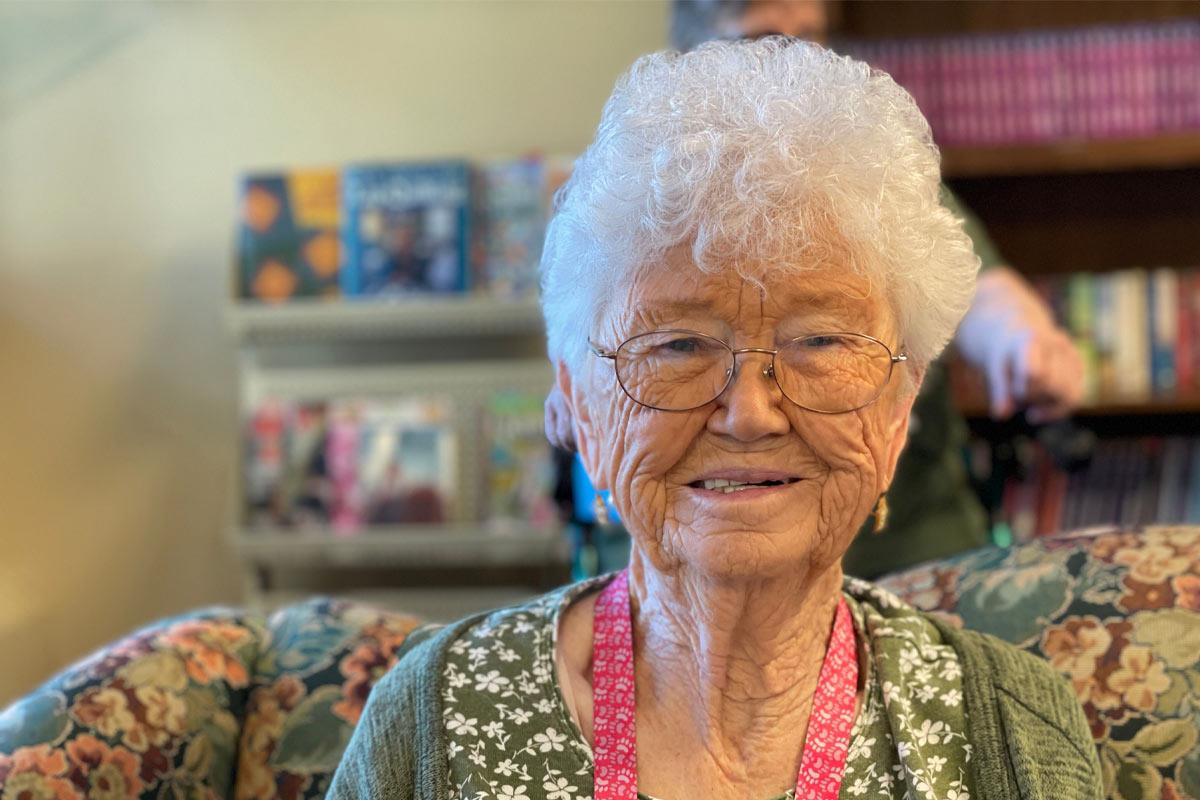
#> input picture recursos/Codigo/Imagenes/elderly.jpg, 1200 x 800 px, found by its file name
$ jupyter execute NeighborhoodOperations.ipynb
#> lines starting #> are read from the running program, lines starting #| are printed output that depends on the picture
[cell 1]
import numpy as np
import matplotlib.pyplot as plt
import cv2 as cv
from matplotlib.patches import Rectangle

[cell 2]
def mostrarImagen(inp1):
    plt.imshow(inp1)
    plt.axis("Off")

[cell 3]
def mostrarHeatMap(mat, row_labels=None, col_labels=None, fmt=".2f", title=None):
    """
    Dibuja un heatmap con anotaciones por celda (mat[i,j]).
    - mat: array 2D (numpy) con valores (puede contener NaN).
    - row_labels / col_labels: listas opcionales de etiquetas.
    - fmt: formato de número (e.g., '.2f', '.0f').
    - title: título opcional.
    """
    mat = np.asarray(mat, dtype=float)
    fig, ax = plt.subplots(figsize=(12, 10))

    im = ax.imshow(mat, aspect="auto", interpolation="nearest")
    cbar = plt.colorbar(im, ax=ax)
    cbar.set_label("Valor")

    nrows, ncols = mat.shape

    # Etiquetas si se proveen
    if row_labels is not None:
        ax.set_yticks(range(nrows), labels=row_labels)
    else:
        ax.set_yticks(range(nrows))
    if col_labels is not None:
        ax.set_xticks(range(ncols), labels=col_labels)
        plt.setp(ax.get_xticklabels(), rotation=45, ha="right")
    else:
        ax.set_xticks(range(ncols))

    # Anotar cada celda
    for i in range(nrows):
        for j in range(ncols):
            val = mat[i, j]
            if np.isnan(val):
                text = ""  # no anotar NaN
            else:
                text = format(val, fmt)
            ax.text(j, i, text, ha="center", va="center", fontsize=8)

    if title:
        ax.set_title(title)

    ax.set_xlabel("Columnas")
    ax.set_ylabel("Filas")
    plt.tight_layout()
    plt.show()

[cell 4]
def _square_bounds_from_center(r, c, size, nrows, ncols):
    """
    Devuelve (r0, r1, c0, c1) para un cuadrado centrado en (r,c) de lado `size`.
    r1 y c1 son exclusivos (estilo slicing de Python).
    Lanza ValueError si se sale de límites.
    """
    if size <= 0:
        raise ValueError("size debe ser entero positivo.")
    if not (0 <= r < nrows and 0 <= c < ncols):
        raise ValueError("Centro fuera de rango.")
    # Para tamaños pares y nones:
    half_floor = size // 2
    r0 = r - half_floor
    c0 = c - half_floor
    r1 = r0 + size
    c1 = c0 + size
    if r0 < 0 or c0 < 0 or r1 > nrows or c1 > ncols:
        raise ValueError("El cuadrado centrado excede los límites de la matriz.")
    return r0, r1, c0, c1

def heatmap_resaltado_centro(mat, r, c, size, cmap_base="viridis", cmap_resalte="plasma"):
    """
    Heatmap que recolorea una subregión cuadrada centrada en (r,c) con otro colormap.
    """
    mat = np.asarray(mat, dtype=float)
    nrows, ncols = mat.shape
    r0, r1, c0, c1 = _square_bounds_from_center(r, c, size, nrows, ncols)

    fig, ax = plt.subplots(figsize=(12, 10))
    im_base = ax.imshow(mat, cmap=cmap_base, aspect="auto", interpolation="nearest")
    cbar = plt.colorbar(im_base, ax=ax); cbar.set_label("Valor")

    # Máscara: True = oculto, False = visible. Solo mostramos la región resaltada con otro cmap.
    mask = np.ones_like(mat, dtype=bool)
    mask[r0:r1, c0:c1] = False
    region = np.ma.masked_array(mat, mask=mask)
    ax.imshow(region, cmap=cmap_resalte, aspect="auto", interpolation="nearest",
              norm=im_base.norm)

    # Marco del cuadrado
    ax.add_patch(Rectangle((c0-0.5, r0-0.5), width=size, height=size,
                           fill=False, edgecolor="black", linewidth=1.5))

    ax.set_xlabel("Columnas"); ax.set_ylabel("Filas")
    ax.set_title(f"Resaltado centrado en (r={r}, c={c}), size={size}")
    plt.tight_layout(); plt.show()

# [19 lines left out: function heatmap_rectangulo_centro, not called in this run]

[cell 5]
imagen = cv.imread("/home/sylph/DataCantatio/pablocaicedor.github.io/recursos/Codigo/Imagenes/elderly.jpg")
#> imagen is the input picture: shape (800, 1200, 3); mean B, G, R 109.3, 128.2, 146.6
imagen = cv.cvtColor(imagen, cv.COLOR_BGR2RGB)
mostrarImagen(imagen)

[cell 6]
prueba1 = np.random.randint(0, 20, size=(15,15))
mostrarHeatMap(prueba1)
#> in mostrarHeatMap, `plt.show()`:
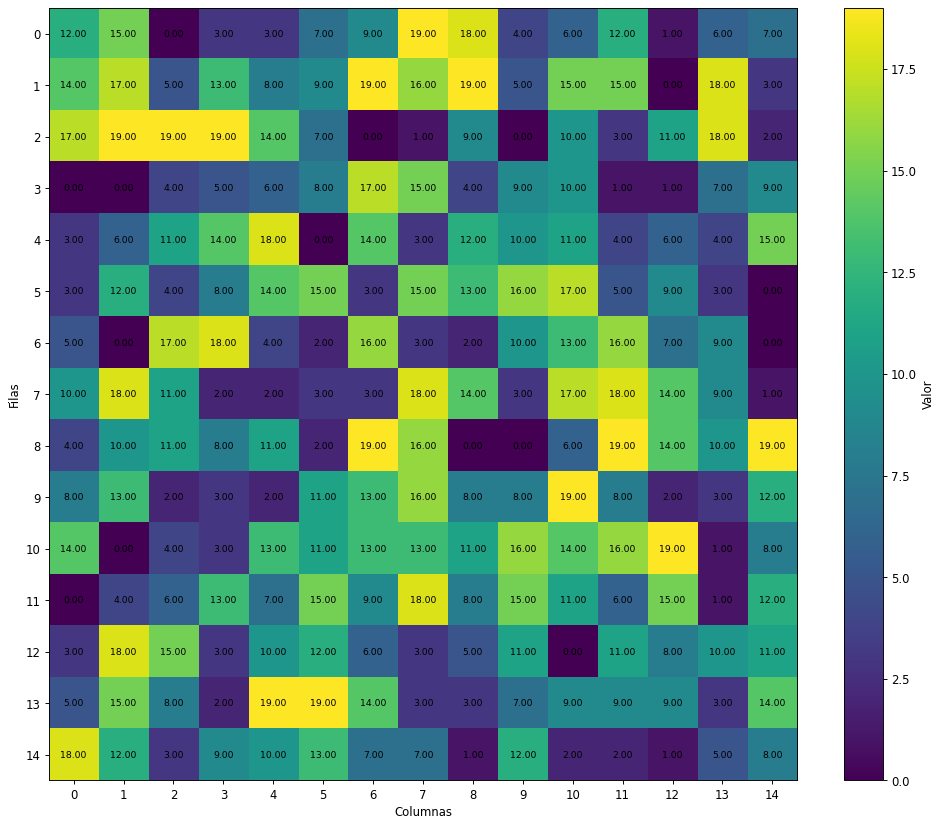
#> figure drawn by matplotlib, 2 panels
heatmap_resaltado_centro(prueba1, r=1, c=3, size=3, cmap_base="gray", cmap_resalte="plasma")
#> in heatmap_resaltado_centro, `plt.tight_layout()`:
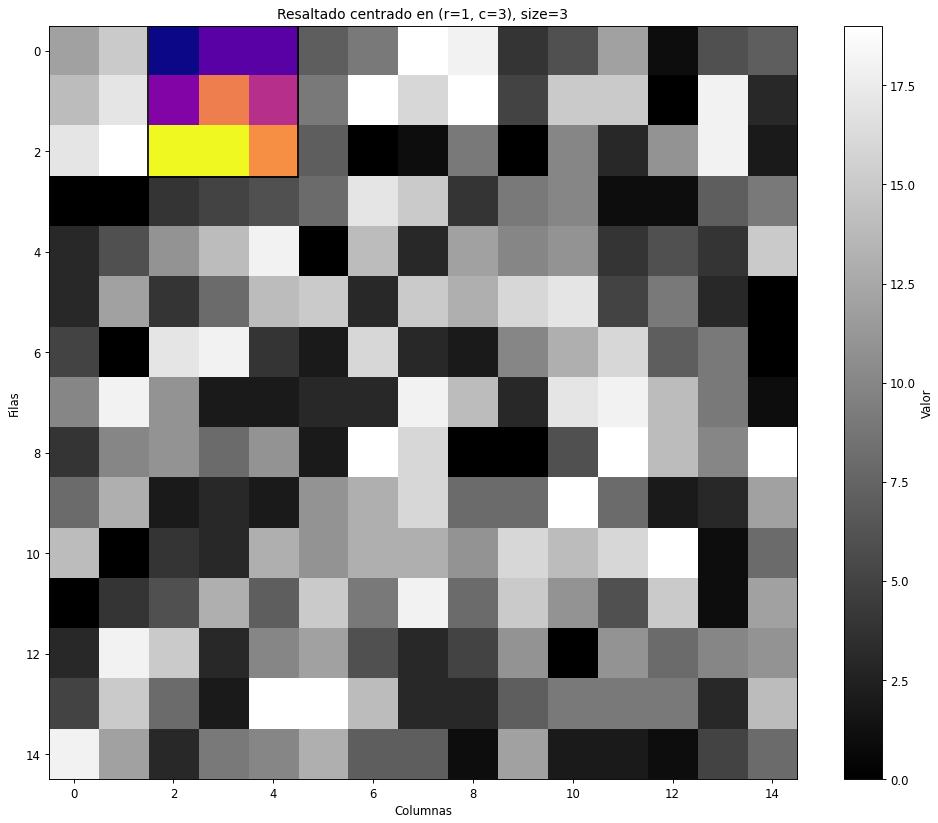
#> figure drawn by matplotlib, 2 panels

[cell 7]
import numpy as np
import matplotlib.pyplot as plt
from matplotlib.patches import Rectangle
import imageio.v2 as imageio
import io

# ============================
# 1) Funciones base del usuario
# ============================

def _square_bounds_from_center(r, c, size, nrows, ncols):
    """
    Devuelve (r0, r1, c0, c1) para un cuadrado centrado en (r,c) de lado `size`.
    r1 y c1 son exclusivos (estilo slicing de Python).
    Lanza ValueError si se sale de límites.
    """
    if size <= 0:
        raise ValueError("size debe ser entero positivo.")
    if not (0 <= r < nrows and 0 <= c < ncols):
        raise ValueError("Centro fuera de rango.")
    # Para tamaños pares y nones:
    half_floor = size // 2
    r0 = r - half_floor
    c0 = c - half_floor
    r1 = r0 + size
    c1 = c0 + size
    if r0 < 0 or c0 < 0 or r1 > nrows or c1 > ncols:
        raise ValueError("El cuadrado centrado excede los límites de la matriz.")
    return r0, r1, c0, c1

# [48 lines left out: functions heatmap_resaltado_centro, heatmap_rectangulo_centro, not called in this run]

# ===================================================
# 2) Versión "no interactiva" para generar un frame
#    (misma lógica que heatmap_resaltado_centro)
# ===================================================

def heatmap_resaltado_centro_frame(mat, r, c, size,
                                   cmap_base="gray", cmap_resalte="plasma",
                                   figsize=(8, 6), dpi=120):
    """
    Genera un frame (ndarray HxWx3) del heatmap con recoloreo de una subregión
    centrada en (r,c). No llama plt.show(); devuelve la imagen renderizada.
    """
    mat = np.asarray(mat, dtype=float)
    nrows, ncols = mat.shape
    r0, r1, c0, c1 = _square_bounds_from_center(r, c, size, nrows, ncols)

    fig, ax = plt.subplots(figsize=figsize, dpi=dpi)
    im_base = ax.imshow(mat, cmap=cmap_base, aspect="auto", interpolation="nearest")
    cbar = plt.colorbar(im_base, ax=ax); cbar.set_label("Valor")

    mask = np.ones_like(mat, dtype=bool)
    mask[r0:r1, c0:c1] = False
    region = np.ma.masked_array(mat, mask=mask)
    ax.imshow(region, cmap=cmap_resalte, aspect="auto", interpolation="nearest",
              norm=im_base.norm)

    ax.add_patch(Rectangle((c0-0.5, r0-0.5), width=size, height=size,
                           fill=False, edgecolor="black", linewidth=1.5))

    ax.set_xlabel("Columnas"); ax.set_ylabel("Filas")
    ax.set_title(f"Resaltado centrado en (r={r}, c={c}), size={size}")
    plt.tight_layout()

    # Captura robusta del frame: guardamos a un buffer PNG y leemos con imageio
    buf = io.BytesIO()
    fig.savefig(buf, format="png", bbox_inches="tight")
    buf.seek(0)
    frame = imageio.imread(buf)

    plt.close(fig)
    return frame

# ==========================================
# 3) Generador del GIF moviendo la "máscara"
# ==========================================

def generate_moving_mask_gif(mat, size=3, out_path="heatmap_moving_mask.gif",
                             order="raster", fps=10,
                             cmap_base="gray", cmap_resalte="plasma",
                             figsize=(8, 6), dpi=120):
    """
    Genera un GIF moviendo la subregión recoloreada por toda la matriz.
    - order: "raster" (izq->der en cada fila) o "snake" (alternando sentido por fila).
    """
    mat = np.asarray(mat, dtype=float)
    nrows, ncols = mat.shape
    frames = []

    # Centros válidos donde cabe el cuadrado
    # Usamos la misma validación de _square_bounds_from_center
    candidates = []
    for r in range(nrows):
        for c in range(ncols):
            try:
                _square_bounds_from_center(r, c, size, nrows, ncols)
                candidates.append((r, c))
            except ValueError:
                pass

    # Orden de recorrido
    if order not in ("raster", "snake"):
        raise ValueError("order debe ser 'raster' o 'snake'.")

    # Reorganizamos por filas para "snake"
    if order == "snake":
        # agrupar por r y alternar dirección por fila
        from collections import defaultdict
        rows = defaultdict(list)
        for r, c in candidates:
            rows[r].append(c)
        for r in range(nrows):
            cols = sorted(rows[r])
            if r % 2 == 1:
                cols = list(reversed(cols))
            for c in cols:
                # asegurar que (r,c) está en candidates (por límites)
                try:
                    _square_bounds_from_center(r, c, size, nrows, ncols)
                    frame = heatmap_resaltado_centro_frame(
                        mat, r, c, size,
                        cmap_base=cmap_base, cmap_resalte=cmap_resalte,
                        figsize=figsize, dpi=dpi
                    )
                    frames.append(frame)
                except ValueError:
                    continue
    else:
        # "raster": ordenar por r, luego c ascendente
        for r, c in sorted(candidates):
            frame = heatmap_resaltado_centro_frame(
                mat, r, c, size,
                cmap_base=cmap_base, cmap_resalte=cmap_resalte,
                figsize=figsize, dpi=dpi
            )
            frames.append(frame)

    # Guardar GIF
    if len(frames) == 0:
        raise RuntimeError("No se generaron frames; revise 'size' y dimensiones de la matriz.")
    imageio.mimsave(out_path, frames, fps=fps, loop=0)
    print(f"GIF guardado en: {out_path} | Frames: {len(frames)} | "
          f"mat={mat.shape}, size={size}, orden={order}, fps={fps}")

# ============================
# 4) Ejemplo de uso solicitado
# ============================
if __name__ == "__main__":
    np.random.seed(42)
    prueba1 = np.random.randint(0, 20, size=(15, 15))

    # Visualización fija de referencia (opcional):
    # heatmap_resaltado_centro(prueba1, r=1, c=3, size=3, cmap_base="gray", cmap_resalte="plasma")

    # Generar el GIF moviendo la máscara de recoloreo
    generate_moving_mask_gif(
        prueba1,
        size=3,
        out_path="heatmap_moving_mask.gif",
        order="raster",          # "raster" o "snake"
        fps=10,
        cmap_base="gray",
        cmap_resalte="plasma",
        figsize=(8, 6),
        dpi=120
    )
#> in heatmap_resaltado_centro_frame, `fig.savefig(buf, format="png", bbox_inches="tight")`:
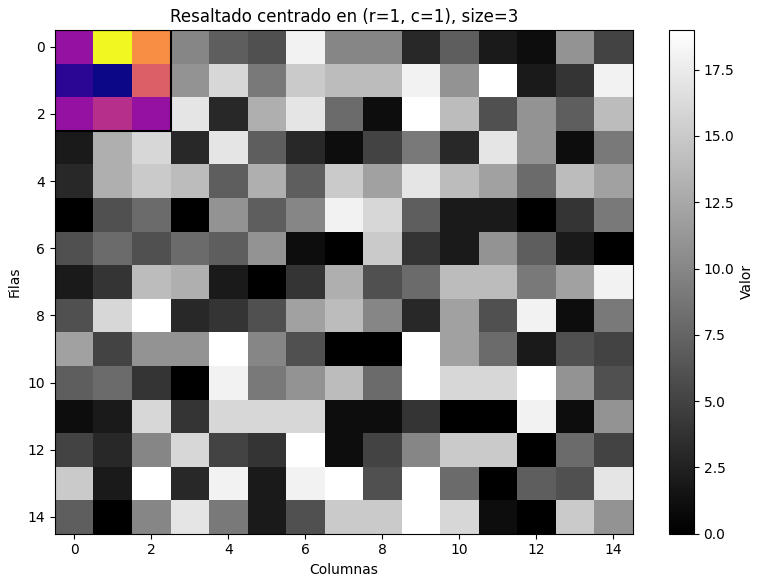
#> figure drawn by matplotlib, 2 panels
#> in heatmap_resaltado_centro_frame, `frame = imageio.imread(buf)`:
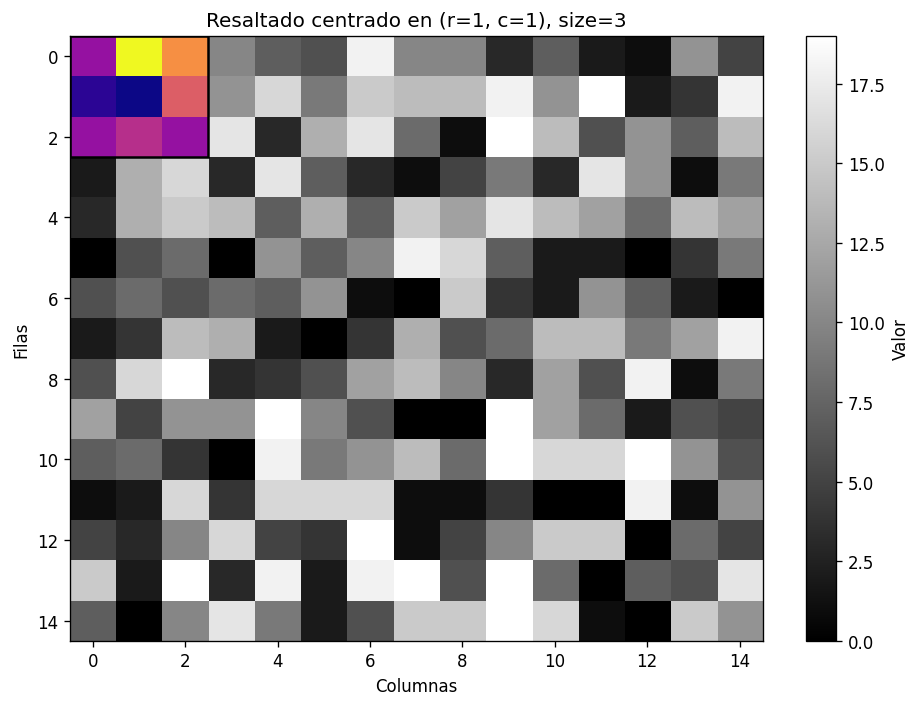
#> frame: shape (707, 921, 4); mean R, G, B, A 162.8, 160.7, 162.1, 255
